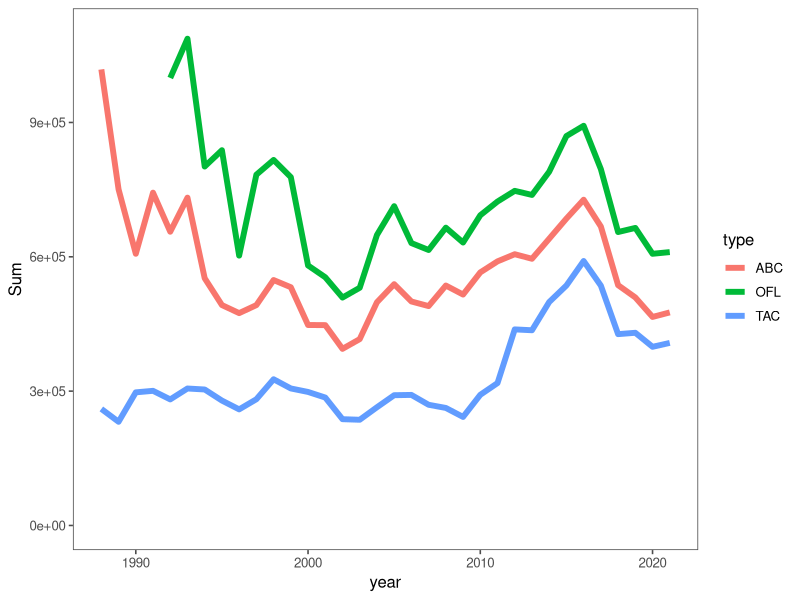
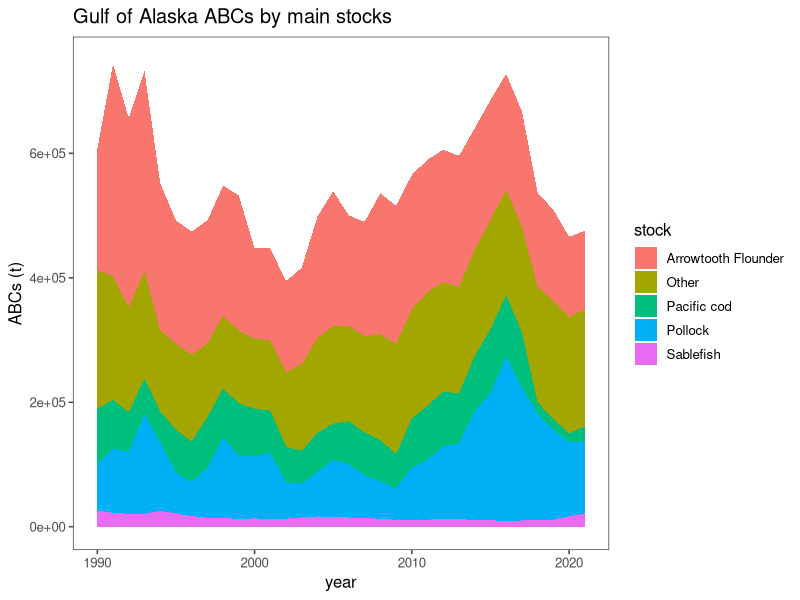

Write the R code that produced these figures, in order.
library(tidyverse)
df <- read_csv("BSAI_specs.csv",na=c("","n/a","NA","UN","0*"))
names(df)
?pivot_longer
dfl <- df %>%  pivot_longer(cols=2:56,names_to="spparea",values_to="value")
dfl <- dfl %>% separate(YrType, c('year', 'type')) %>% 
  separate(spparea, c('area', 'stock'))

df <- read_csv("GOA_specs.csv",na=c("","n/a","NA","UN","0*"))

# get chapter order
dfl <- df %>%  pivot_longer(cols=2:130,names_to="spparea",values_to="value") %>% 
separate(YrType, c('year', 'type'),sep="([|])")  %>%  separate(spparea, c('stock','area'),sep="([|])") %>% 
  mutate(stock=fct_inorder(factor(stock)),
  area=(fct_inorder((area))  ),
  year=as.numeric(year))
dfl$area <- factor(dfl$area, levels=unique(dfl$area)[c(1:10,22,13:19,11,20,23,21,12)])

dfl %>% filter(type=="ABC",stock=="Pollock") %>% group_by(area) %>% summarise(sum(na.rm=TRUE,value))
dfl %>% filter(type=="ABC",stock!="Total",str_detect(area,"Total")|area=="GW" ) %>% group_by(year) %>% summarise(Sum=sum(na.rm=TRUE,value)) %>%  print(n=Inf)
dfl %>% filter(type=="ABC",stock!="Total",str_detect(area,"Total")|area=="GW" ) %>% group_by(year) %>% summarise(Sum=sum(na.rm=TRUE,value)) %>%  print(n=Inf)
dfl %>% filter(type=="ABC",year=="2021",str_detect(area,"Total")|area=="GW",value>0) %>% 
  group_by(stock,area) %>% summarise(sum=sum(na.rm=TRUE,value)) %>%  print(n=Inf)
dfl %>% filter(type=="ABC",year=="2021",value>0) %>% 
  group_by(stock,area) %>% summarise(sum=sum(na.rm=TRUE,value)) %>%  print(n=Inf)

library(ggthemes)
dfl %>% filter(value>0,year>1987,stock!="Total",str_detect(area,"Total")|area=="GW" ) %>% 
  group_by(type,year) %>% summarise(Sum=sum(na.rm=TRUE,value)) %>% print(n=Inf) %>%  
  ggplot(aes(x=year,y=Sum,color=type)) + geom_line(stat="identity",size=2) + theme_few() +
  ylim(c(0,1100000))

unique(dfl$stock)
dfl %>% 
    filter(value>0,year>1989,type=="ABC",stock!="Total",str_detect(area,"Total")|area=="GW" ) %>% 
  mutate(stock=ifelse(
  stock %in% c("Pollock","Pacific cod", "Sablefish","Arrowtooth Flounder" ),as.character(stock),"Other")) %>% 
  group_by(type,year,stock) %>% summarise(ABCs=sum(na.rm=TRUE,value)) %>% 
  ggplot(aes(x=year,y=ABCs,fill=stock)) + geom_area(stat="identity") + theme_few() +
  ylim(c(0,750000)) + ggtitle("Gulf of Alaska ABCs by main stocks") + ylab("ABCs (t)")
